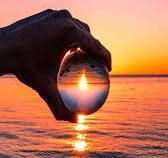
#> input picture hinh dep.jpg, 168 x 158 px, found by its file name
$ jupyter execute laboratory1.ipynb
#> lines starting #> are read from the running program, lines starting #| are printed output that depends on the picture
## Import lib

[cell 1]
import cv2
import numpy as np
import matplotlib.pyplot as plt

## 1.Basic

### Read img

[cell 2]
retval = cv2.imread("D:\Image_Processing\hinh dep.jpg")
#> retval is the input picture: shape (158, 168, 3); mean B, G, R 78.6, 108.7, 174

### Show img

[cell 3]
plt.imshow(retval)

[cell 4]
cv2.imshow("Test img",retval)
cv2.waitKey(0)
cv2.namedWindow()

### Save img

[cell 5]
save = cv2.imwrite("imgnew.jpg",retval )

## 2. Types of img

### Binary and Grayscale img

[cell 6]
retval.shape
#> Out = (158, 168, 3)

### Color img

[cell 7]
plt.imshow(retval[:,:,::-1])

[cell 8]
b,g,r = cv2.split(retval)
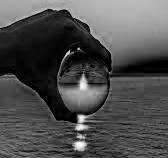
#> b: shape (158, 168); min 0, max 255, mean 78.6
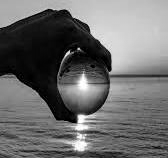
#> g: shape (158, 168); min 0, max 255, mean 108.7
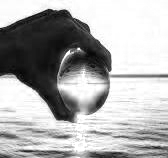
#> r: shape (158, 168); min 2, max 255, mean 174
imgMerge = cv2.merge((b, g, r))
plt.figure()

plt.subplot(141);plt.imshow(b,cmap='gray');plt.title("Blue channel")
plt.subplot(142);plt.imshow(g,cmap='gray');plt.title("Green channel")
plt.subplot(143);plt.imshow(r,cmap='gray');plt.title("Red channel")
plt.subplot(144);plt.imshow(imgMerge[:,:,::-1]);plt.title("Merged Output")
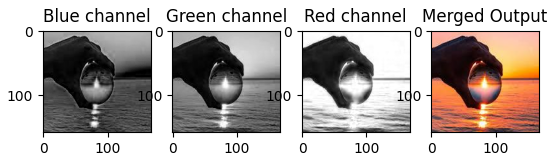
#> figure drawn by matplotlib, 4 panels

$ run again, with trump.jpg copied over hinh dep.jpg
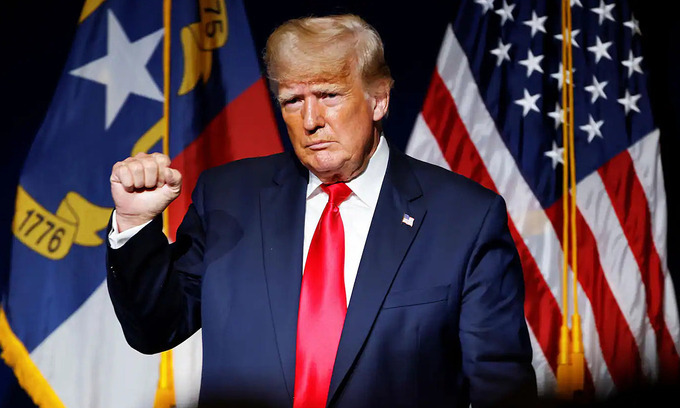
#> input picture trump.jpg, 680 x 408 px, found by its file name
#> retval is the input picture: shape (408, 680, 3); mean B, G, R 71.9, 61.8, 81.2
#> `b,g,r = cv2.split(retval)`:
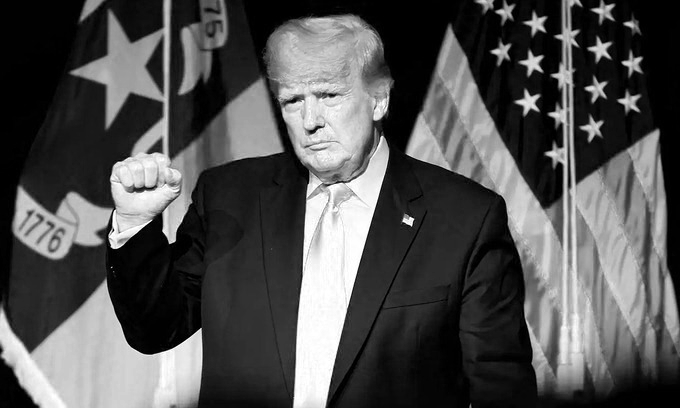
#> r: shape (408, 680); min 0, max 255, mean 81.2
#> `[cell 8] b,g,r = cv2.split(retval) imgMerge = cv2.merge((b, g, r)) plt..`:
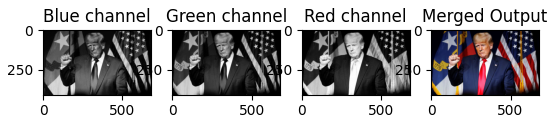
#> figure drawn by matplotlib, 4 panels
